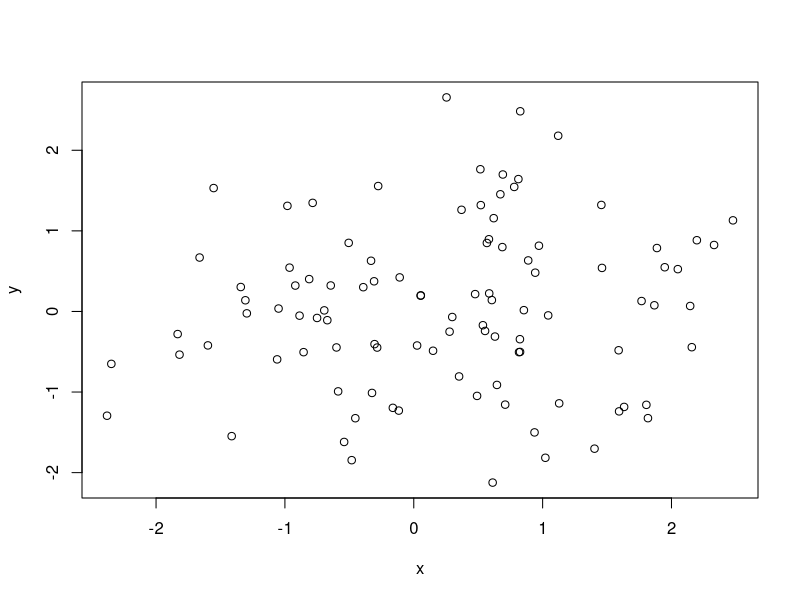
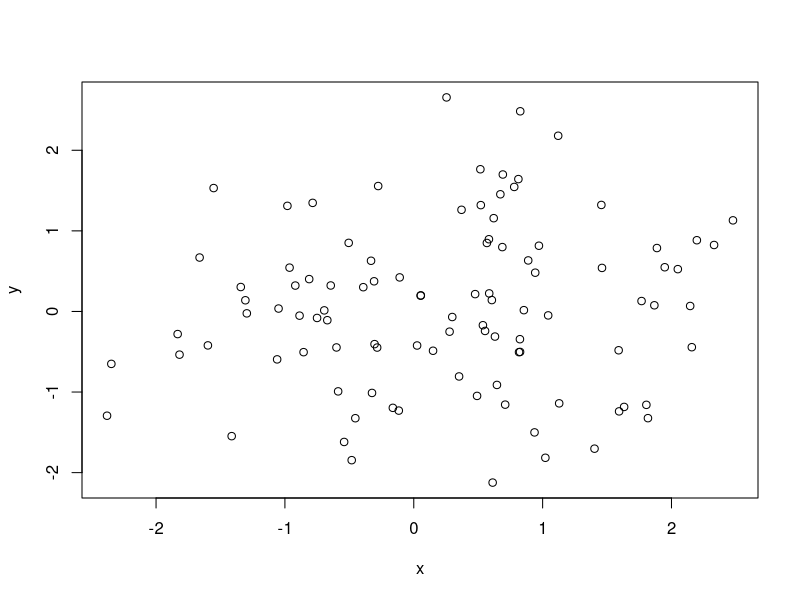

Here is the R script that generated these plots, in order:
## ---- chunk 1
# Add two and two
2 + 2
# Set the seed
set.seed(12345)
# Generate two vectors of 100 N(0,1) random numbers
x <- rnorm(100)
y <- rnorm(100)
# Create a plot of x and y
plot(x, y)
## ---- chunk 2
# Add two and two
2 + 2
# Set the seed
set.seed(12345)
# Generate two vectors of 100 N(0,1) random numbers
x <- rnorm(100)
y <- rnorm(100)
# Create a plot of x and y
plot(x, y)
